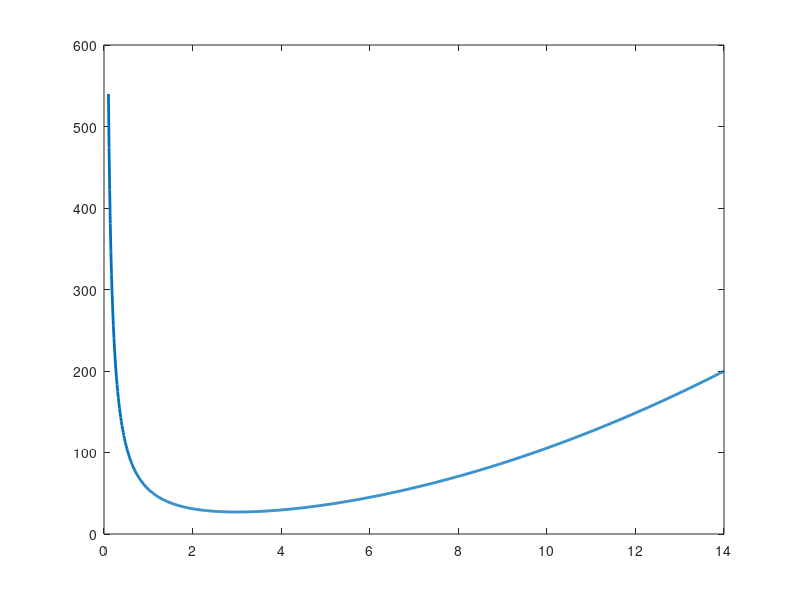

This chart was generated by the following MATLAB code: (Note: this script raises an error after producing the figure.)
% Exhaustive Search Method as Explained in the book 
%"Optimization of Engineering Design: Algorithms and Examples" by Prof. Kalyanmoy Deb
% Code developed by Sri. Soumyabrata Bhattacharjee
% Matlab version R2018b
% Date: 14th October, 2018
% Date: 25th October, 2023 (Updated)


clear all
clc
a=0.1; %Lower bound
b=14; % Upper bound
n = 1000; %Number of divisions
dx=(b-a)/n; %Length of each division

% Equation to be minimized
f=@(x) x.^2+54./x;

% Initialization
x1=a;
x2=x1+dx;
x3=x2+dx;
x_min=x2;
f_min=f(x_min);

while x3<=b
    if f(x2)<=f(x1) && f(x2)<=f(x3)
        disp(['The minimum point lies between: [' num2str(x1) ',' num2str(x3) ']'])
        disp(['The approx minimum point is: ' num2str(x2)])
        disp(['The approx minimum function value is: ' num2str(f(x2))])
        x_min=x2;
        f_min=f(x_min);
    end
x1=x2;
x2=x1+dx;
x3=x2+dx;

end


% Plotting
x = linspace(a,b,n);
plot(x,f(x),'LineWidth',2,'DisplayName',func2str(f));
xlabel('x',FontWeight='bold');
ylabel('f(x)','FontWeight','bold')
grid on;
title('Exhaustive Search Method','FontWeight','bold');

hold on;

% Scatter plot for the minimum point
scatter(x_min, f_min, 100, 'red', 'filled', 'DisplayName', 'Minimum Point');

% Adding Legend
legend('Location','best')
legend('show')

% Save the figure as a PNG file
saveas(gcf, 'Exhaustive_Search_Method.png');

% Display the plot
hold off;
